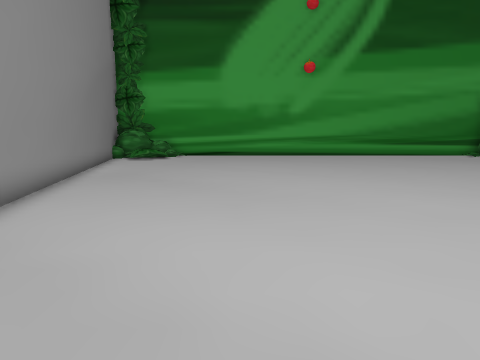
View 1 (above)

16 first-person views from a walk through a scene from a Unity 3-D project. The camera is 1.4 m above the floor, tilts 8° down and sees 75° across. The floor is counted in squares, 1 m on a side. Each view is taken from the middle of a square. On the plan, view 1 faces up. The plan holds only what a view shows up to about 14 squares ahead; the rest is blank. The place goes on beyond the plan. The player is left out.

View 2
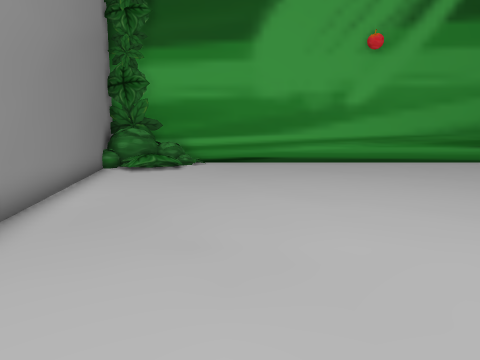

View 3
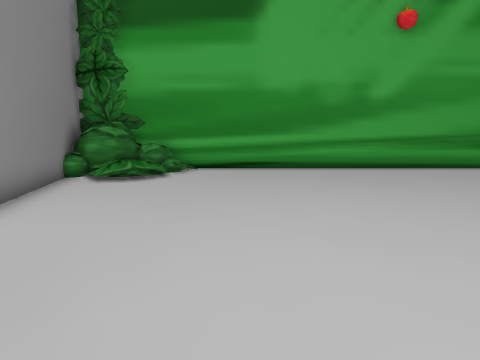

View 4
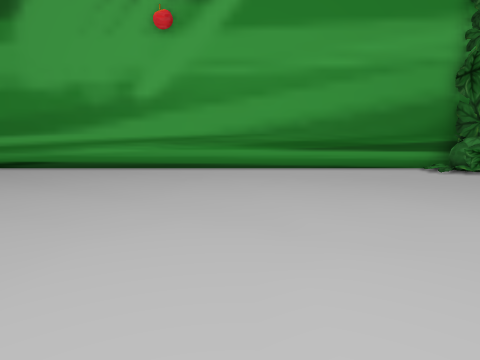

View 5
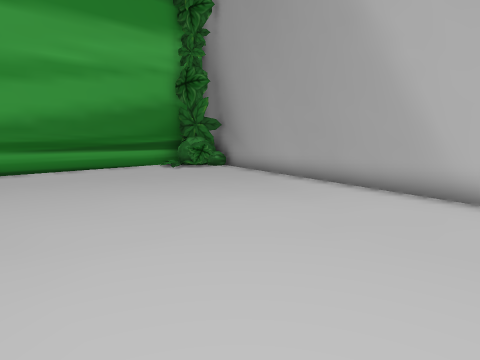

View 6
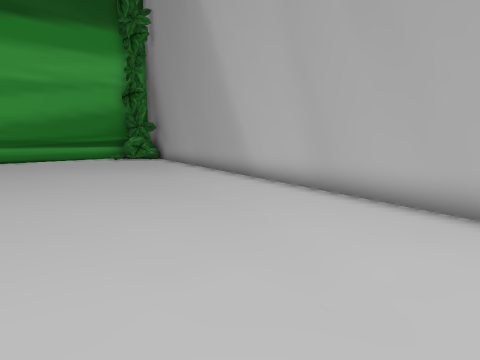

View 7
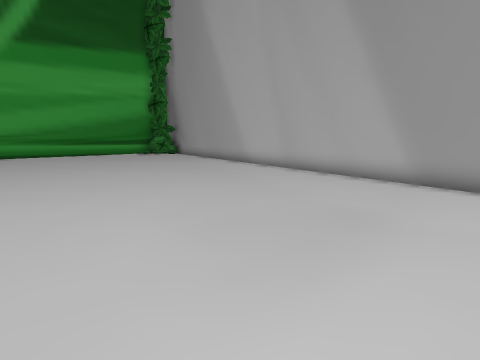

View 8
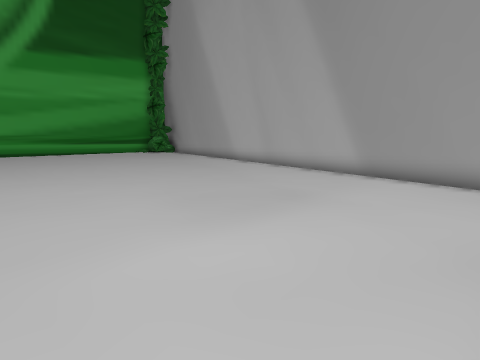

View 9
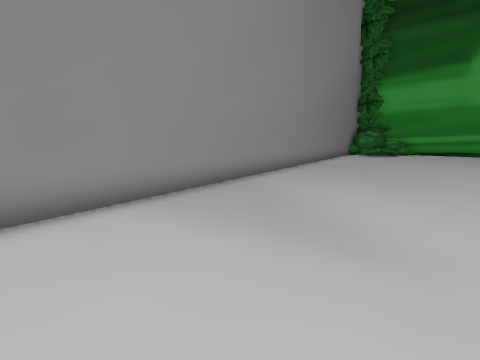

View 10
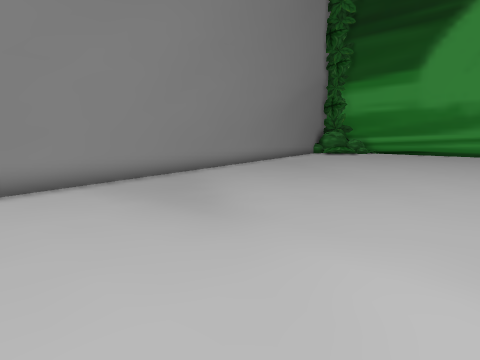

View 11
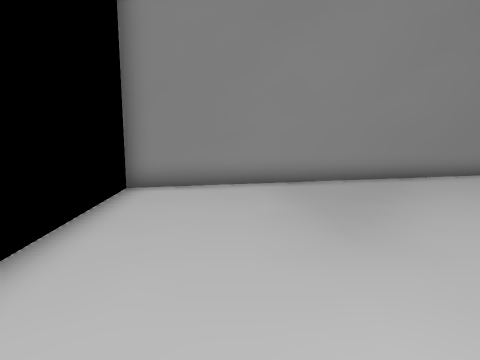

View 12
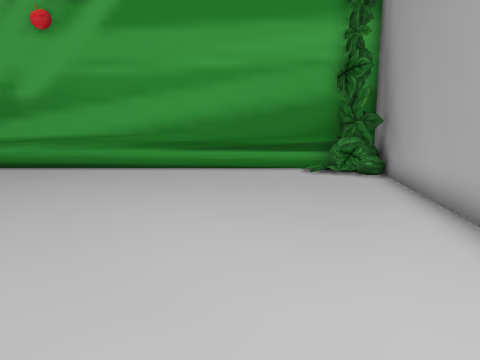

View 13
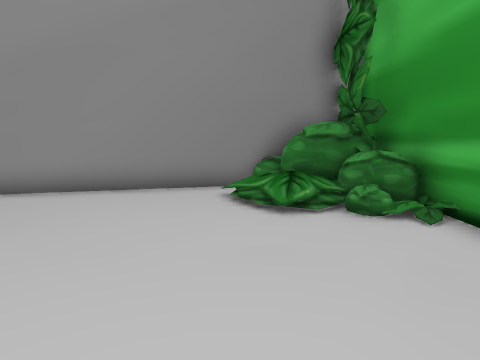

View 14
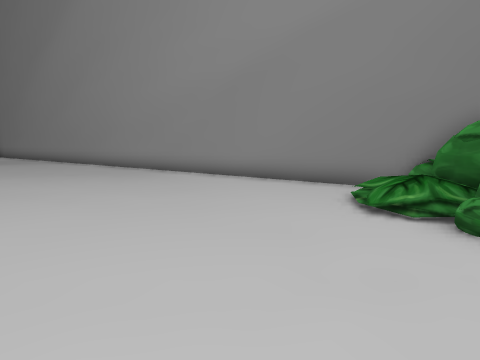

View 15
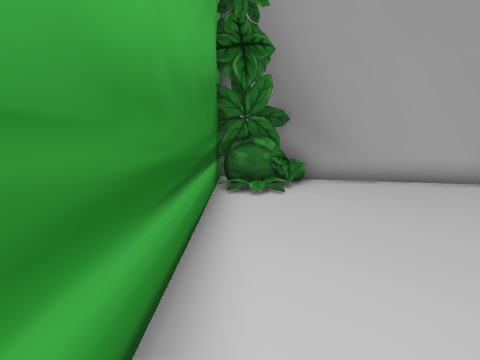

View 16
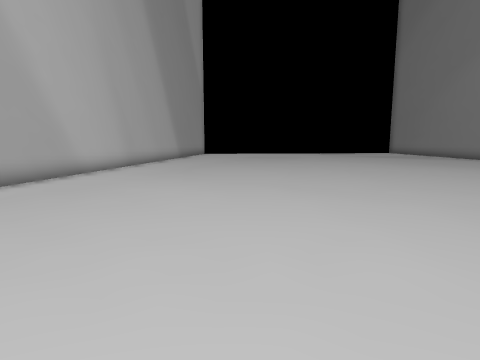

### Floor plan
Key: @ floor where view 1 was taken; # wall or solid block; . main floor; : floor 0.5 m higher than the main floor; / step, stairs or slope; O other object.
Columns run from 9 left of view 1 to 19 right of it. Each row starts with its distance up from view 1.
 23  ###O########################
 22 OOOOO/.................../OO#
 21  OOO/..................../OO
 20  #O:/......................#
 19  #///......................#
 18  #.........................#
 17  #.........................#
 16   #.......................#
 15   #.......................#
 14   #.......................#
 13   #.......................#
 12    #......................#
 11    #.....................#
 10    #.....................#
  9    #.....................#
  8    ##....................#
  7     #...................#
  6     #...................#
  5     #...................#
  4     #...................#
  3     ##.................#
  2      #.................#
  1      #.................#
  0      #...@.............#
 -1      ##...............#
 -2       #...............#
 -3       #..........
 -4       ##

Where each view was taken, in squares from view 1:
view 1: 0 up, 0 right, facing up
view 2: 6 up, 2 left, facing up
view 3: 9 up, 2 left, facing up
view 4: 9 up, 8 right, facing up
view 5: 9 up, 8 right, facing up-right
view 6: 3 up, 8 right, facing up-right
view 7: 1 down, 4 right, facing up-right
view 8: 3 down, 3 right, facing up-right
view 9: 3 down, 3 right, facing up-left
view 10: 3 down, 6 right, facing up-left
view 11: 1 down, 6 right, facing left
view 12: 9 up, 13 right, facing up
view 13: 19 up, 1 right, facing left
view 14: 22 up, 1 right, facing down-left
view 15: 22 up, 8 right, facing right
view 16: 22 up, 10 right, facing down
